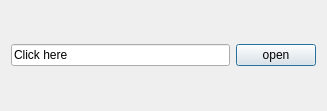
<?xml version="1.0" encoding="UTF-8"?>
<ui version="4.0">
 <class>uploadWindow</class>
 <widget class="QDialog" name="uploadWindow">
  <property name="windowModality">
   <enum>Qt::NonModal</enum>
  </property>
  <property name="geometry">
   <rect>
    <x>0</x>
    <y>0</y>
    <width>327</width>
    <height>111</height>
   </rect>
  </property>
  <property name="focusPolicy">
   <enum>Qt::ClickFocus</enum>
  </property>
  <property name="windowTitle">
   <string>Open</string>
  </property>
  <layout class="QGridLayout" name="gridLayout">
   <item row="0" column="0">
    <widget class="QLineEdit" name="lineEdit">
     <property name="text">
      <string>Click here</string>
     </property>
     <property name="placeholderText">
      <string>이곳을 클릭하세요.</string>
     </property>
    </widget>
   </item>
   <item row="0" column="1">
    <widget class="QPushButton" name="btn_UP_open">
     <property name="focusPolicy">
      <enum>Qt::ClickFocus</enum>
     </property>
     <property name="text">
      <string>open</string>
     </property>
    </widget>
   </item>
  </layout>
 </widget>
 <resources/>
 <connections/>
</ui>
